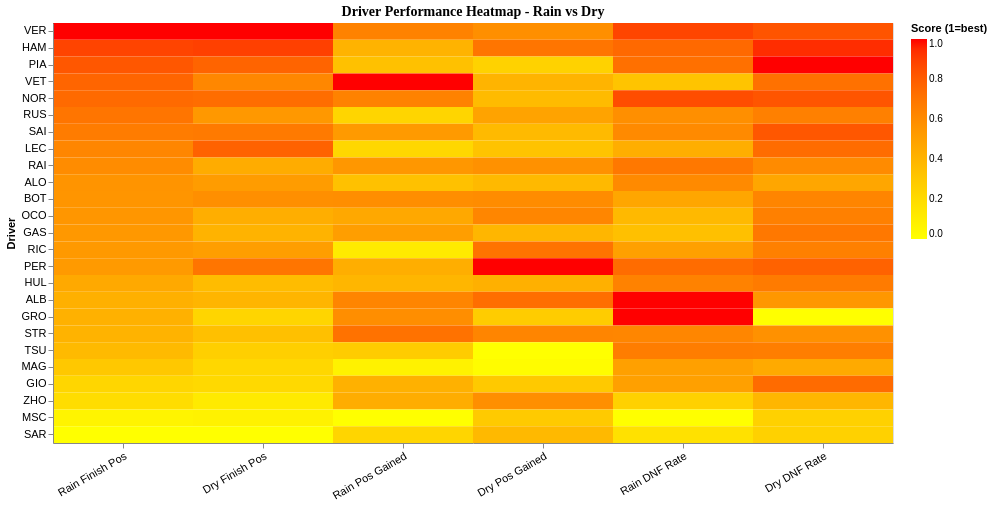

Source (notebook cell):
### Markdown cell above
#### Heatmap: Multi-Metric Driver Comparison

We will visualise drivers across six metrics which have been normalised normalised to the range of 0–1 (where **1 = best**). This gives us the chance to see how drivers are performing in specific metrics in comparision to other metrics

### Code cell
from sklearn.preprocessing import MinMaxScaler

hm_metrics = {
    'Rain Finish Pos':    ('RainAvgFinishPosition', True),   # True = lower is better (invert)
    'Dry Finish Pos':     ('DryAvgFinishPosition',  True),
    'Rain Pos Gained':    ('RainAvgPositionsGained', False),  # higher is better
    'Dry Pos Gained':     ('DryAvgPositionsGained',  False),
    'Rain DNF Rate':      ('RainDNFRate',            True),   # lower is better (invert)
    'Dry DNF Rate':       ('DryDNFRate',             True),
}

hm_rows = []
for label, (col, invert) in hm_metrics.items():
    vals = comp[col].values.astype(float)
    # Normalise 0-1
    mn, mx = vals.min(), vals.max()
    norm = (vals - mn) / (mx - mn) if mx > mn else vals * 0
    if invert:
        norm = 1 - norm
    for driver, score, raw in zip(comp['Driver'], norm, vals):
        hm_rows.append({'Driver': driver, 'Metric': label, 'Score': round(score, 3), 'RawValue': round(raw, 3)})

hm_df = pd.DataFrame(hm_rows)

# Sort drivers by rain finish position (best first)
driver_order_hm = comp.sort_values('RainAvgFinishPosition')['Driver'].tolist()
metric_order = list(hm_metrics.keys())

chart3 = alt.Chart(hm_df).mark_rect().encode(
    x=alt.X('Metric:N', sort=metric_order, title=None,
            axis=alt.Axis(labelAngle=-30, labelFontSize=11)),
    y=alt.Y('Driver:N', sort=driver_order_hm, title='Driver',
            axis=alt.Axis(labelFontSize=11)),
    color=alt.Color('Score:Q',
                    scale=alt.Scale(domain=[0, 1], range=['yellow', 'red']),
                    legend=alt.Legend(title='Score (1=best)')),
    tooltip=['Driver', 'Metric',
             alt.Tooltip('Score:Q', format='.3f'),
             alt.Tooltip('RawValue:Q', format='.3f', title='Raw Value')]
).properties(
    title='Driver Performance Heatmap - Rain vs Dry',
    width=840,
    height=420
).configure_title(fontSize=14, font='Calibri')

chart3

### Figure 1 — Vega-Lite specification as saved in the notebook (floating-point values rounded to 4 significant figures; data arrays with more than 128 entries replaced by an {"elided": "..."} marker saying what was removed)
{"config": {"view": {"continuousWidth": 300, "continuousHeight": 300}, "title": {"font": "Calibri", "fontSize": 14}}, "data": {"name": "data-ff867f0b03d295104aab3633ca8e32e0"}, "mark": {"type": "rect"}, "encoding": {"color": {"field": "Score", "legend": {"title": "Score (1=best)"}, "scale": {"domain": [0, 1], "range": ["yellow", "red"]}, "type": "quantitative"}, "tooltip": [{"field": "Driver", "type": "nominal"}, {"field": "Metric", "type": "nominal"}, {"field": "Score", "format": ".3f", "type": "quantitative"}, {"field": "RawValue", "format": ".3f", "title": "Raw Value", "type": "quantitative"}], "x": {"axis": {"labelAngle": -30, "labelFontSize": 11}, "field": "Metric", "sort": ["Rain Finish Pos", "Dry Finish Pos", "Rain Pos Gained", "Dry Pos Gained", "Rain DNF Rate", "Dry DNF Rate"], "title": null, "type": "nominal"}, "y": {"axis": {"labelFontSize": 11}, "field": "Driver", "sort": ["VER", "HAM", "PIA", "VET", "NOR", "RUS", "SAI", "LEC", "RAI", "ALO", "BOT", "OCO", "GAS", "RIC", "PER", "HUL", "ALB", "GRO", "STR", "TSU", "MAG", "GIO", "ZHO", "MSC", "SAR"], "title": "Driver", "type": "nominal"}}, "height": 420, "title": "Driver Performance Heatmap - Rain vs Dry", "width": 840, "$schema": "https://vega.github.io/schema/vega-lite/v6.1.0.json", "datasets": {"data-ff867f0b03d295104aab3633ca8e32e0": {"elided": "150 records"}}}
